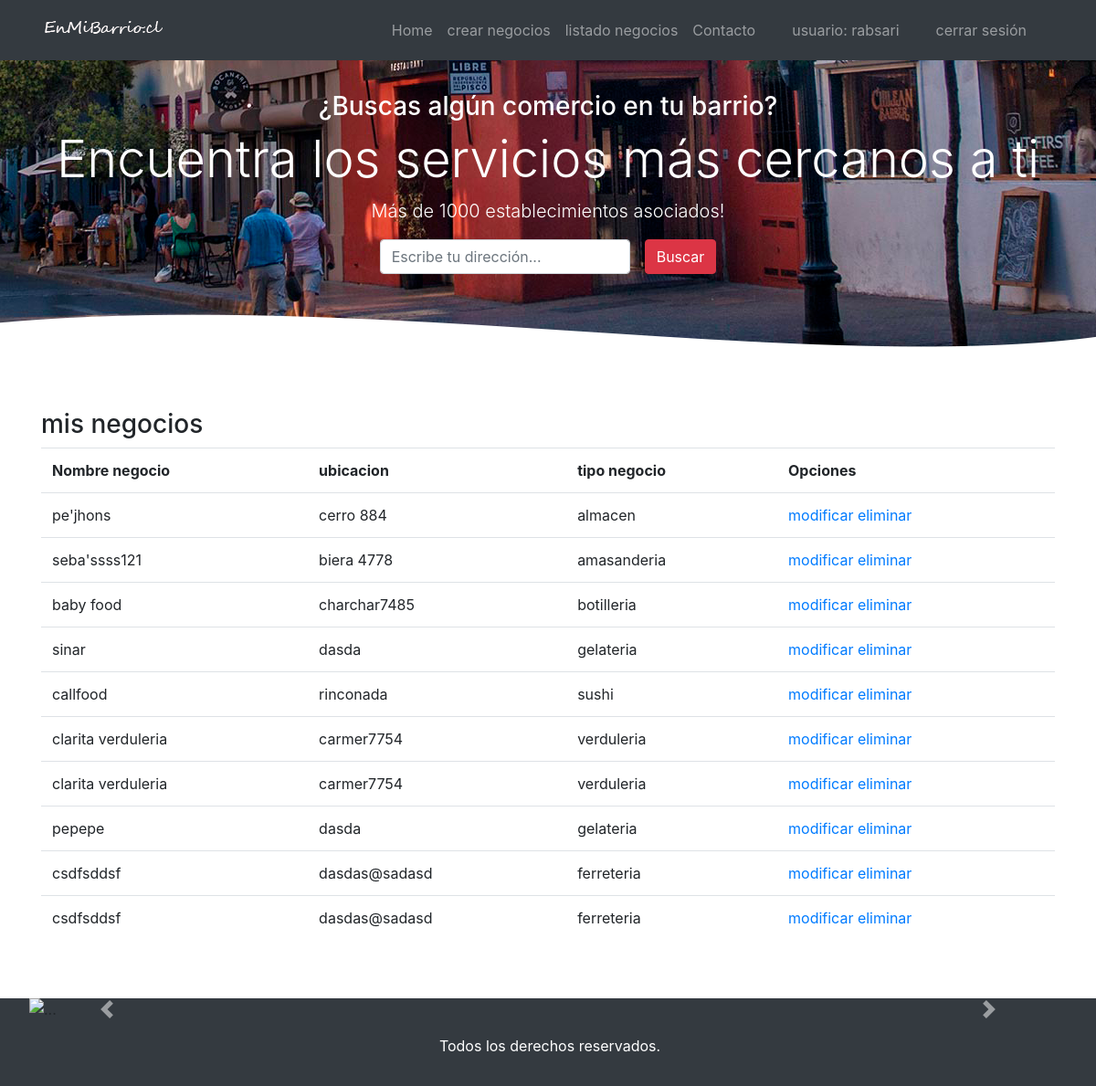
/mis_negocios/ (signed in), run on the app's committed database.
### cori/models.py (models this page shows, shortened)
class negocio(models.Model):
    nombre = models.CharField(max_length=200)
    ubicacion = models.CharField(max_length=200)
    tipo_negocio = models.ForeignKey(tipo_negocio, on_delete=models.CASCADE)
    descripcion = models.TextField(null=True, blank=True)
    image = models.ImageField(null=True, blank=True)

class tipo_negocio(models.Model):
    nombre = models.CharField(max_length=80)
    def __str__(self):
        return self.nombre

### cori/views.py (the view)
# urls.py: path('mis_negocios/', mis_negocios, name="mis negocios"),
def mis_negocios (request):
    negocio1 = negocio.objects.all()
    data = {
        'negocio1':negocio1
    }
    return render(request, 'cori/mis_negocios.html', data)

### cori/templates/cori/mis_negocios.html (shortened to what this page needs)
{% extends 'cori/base.html' %}
{% load static %}
{% block contenido %}
<div class="container">
    <h3>mis negocios</h3>
<table class="table">
    <tr>
        <th>Nombre negocio</th>
        <th>ubicacion</th>
        <th>tipo negocio</th>
        {% if user.is_authenticated %}
        <th>Opciones</th>
        {% endif %}
    </tr>
    {% for p in negocio1 %}
    <tr>
        <td>{{ p.nombre }}</td>
        <td>{{ p.ubicacion }}</td>
        <td>{{ p.tipo_negocio }}</td>
        {% if user.is_authenticated %}
        <td>
            <a href="{% url 'modificar negocio' p.id %}">modificar</a>
            <a href="#" onclick="confirmarEliminacion({{p.id}})">eliminar</a>
        </td>
        {% endif %}
    </tr>
    {% endfor %}
</table>
</div>
{% endblock%}

### cori/templates/cori/base.html (shortened to what this page needs)
<!DOCTYPE html>
<html lang="es">
    <head>
        {% load pwa %}
        {% load static %}
        <link rel="stylesheet" href="{% static 'css/bootstrap.css' %}">
        <link rel="stylesheet" href="{% static 'css/flexboxgrid.css' %}">
        <link rel="stylesheet" href="{% static 'css/style.css' %}">
    </head>
    <body>
            <header>
                <div class="container-fluid bg-dark fixed-top">
                    <nav class="navbar navbar-expand-lg navbar-dark bg-dark container">
                        <a class="navbar-brand" href="{% url 'home' %}"><img src="{% static 'img/logo2.png' %}" alt="logo2"></a>
                        <div class="collapse navbar-collapse" id="navbarNavAltMarkup">
                            <div class="navbar-nav ml-auto">
                                <a class="nav-item nav-link" href="{% url 'home' %}">Home <span class="sr-only">(current)</span></a>
                                <a class="nav-item nav-link" href="{% url 'nuevo negocio' %}">crear negocios</a>
                                <a class="nav-item nav-link" href="{% url 'mis negocios' %}">listado negocios</a>
                                <a class="nav-item nav-link mr-4" href="{% url 'registro_usuario' %}">Contacto</a>
                                {% if user.is_authenticated %}
                                <a class="nav-item nav-link mr-4" href="#">usuario: {{ user.username }}</a>
                                <a class="nav-item nav-link mr-4" href="{% url 'logout' %}">cerrar sesión</a>
                                {% else %}
                                <a class="nav-item nav-link mr-4" href="{% url 'login' %}">iniciar sesión</a>
                                <a class="nav-item nav-link mr-4" href="{% url 'registro_usuario' %}">registrar</a>
                                {% endif %}
                            </div>
                        </div>
                    </nav>
                </div>
            </header>
            <div class="container-fluid  slider text-white d-flex flex-column justify-content-center align-items-center">
                <div class="text-center">
                    <h3 class="hidden-xs-down">¿Buscas algún comercio en tu barrio?</h3>
                    <h1 class="display-4">Encuentra los servicios más cercanos a ti</h1>
                    <p class="lead hidden-xs-down">Más de 1000 establecimientos asociados!</p>
                </div>
                <form action="" class="form-inline flex-column flex-sm-row">
                    <div class="form-group mr-3">
                        <input type="text" placeholder="Escribe tu dirección..." class="form-control">
                    </div>
                    <div class="form-group">
                        <input type="submit" class="btn btn-danger" value="Buscar">
                    </div>
                </form>
            </div>
            <br>
            <br>
           {% block contenido %}
           {% endblock%}
            <br>
            <br>
            <div class="container-fluid d-flex flex-column justify-content-center bg-dark ">
                <div id="carouselExampleFade" class="carousel slide carousel-fade" data-ride="carousel">
                    <div class="carousel-inner">
                        <div class="carousel-item active">
                            <img src="{% static 'img/bg/bckg1.png' %}" class="d-block w-100" alt="...">
                        </div>
                    </div>
                    <a class="carousel-control-prev" href="#carouselExampleFade" role="button" data-slide="prev">
                        <span class="carousel-control-prev-icon" aria-hidden="true"></span>
                    </a>
                    <a class="carousel-control-next" href="#carouselExampleFade" role="button" data-slide="next">
                        <span class="carousel-control-next-icon" aria-hidden="true"></span>
                    </a>
                </div>
            </div>
            <div class="container-fluid bg-dark py-3">
                <div class="container text-center text-white">
                    <p>Todos los derechos reservados.</p>
                </div>
            </div>
    </body>
</html>

### cori/static/css/flexboxgrid.css (style rules this page uses)
.container-fluid, .container { margin-right: auto; margin-left: auto; }
.container-fluid { padding-right: 2rem; padding-left: 2rem; }
@media only screen and (min-width: 48em) { .container { width: 49rem; } }
@media only screen and (min-width: 64em) { .container { width: 65rem; } }
@media only screen and (min-width: 75em) { .container { width: 76rem; } }

### cori/static/css/style.css (style rules this page uses)
.slider { background: url("img/banner2.png"); background-size: cover; background-position: center; height: 400px; object-fit: cover; }
body { margin: 0; }

### data on the page
negocio: nombre "pe'jhons", ubicacion "cerro 884", tipo_negocio "almacen"
negocio: nombre "seba'ssss121", ubicacion "biera 4778", tipo_negocio "amasanderia"
negocio: nombre "baby food", ubicacion "charchar7485", tipo_negocio "botilleria"
negocio: nombre "sinar", ubicacion "dasda", tipo_negocio "gelateria"
negocio: nombre "callfood", ubicacion "rinconada", tipo_negocio "sushi"
negocio: nombre "clarita verduleria", ubicacion "carmer7754", tipo_negocio "verduleria"
negocio: nombre "clarita verduleria", ubicacion "carmer7754", tipo_negocio "verduleria"
negocio: nombre "pepepe", ubicacion "dasda", tipo_negocio "gelateria"
negocio: nombre "csdfsddsf", ubicacion "dasdas@sadasd", tipo_negocio "ferreteria"
negocio: nombre "csdfsddsf", ubicacion "dasdas@sadasd", tipo_negocio "ferreteria"

### other printed values
{{ user.username }} "rabsari"
